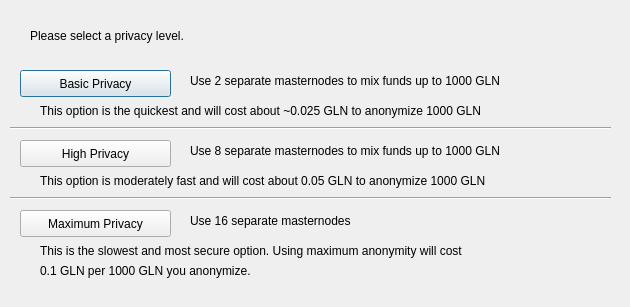
<?xml version="1.0" encoding="UTF-8"?>
<ui version="4.0">
 <class>DarksendConfig</class>
 <widget class="QDialog" name="DarksendConfig">
  <property name="geometry">
   <rect>
    <x>0</x>
    <y>0</y>
    <width>630</width>
    <height>307</height>
   </rect>
  </property>
  <property name="windowTitle">
   <string>Configure Darksend</string>
  </property>
  <widget class="QPushButton" name="buttonBasic">
   <property name="geometry">
    <rect>
     <x>20</x>
     <y>70</y>
     <width>151</width>
     <height>27</height>
    </rect>
   </property>
   <property name="text">
    <string>Basic Privacy</string>
   </property>
  </widget>
  <widget class="QPushButton" name="buttonHigh">
   <property name="geometry">
    <rect>
     <x>20</x>
     <y>140</y>
     <width>151</width>
     <height>27</height>
    </rect>
   </property>
   <property name="text">
    <string>High Privacy</string>
   </property>
  </widget>
  <widget class="QPushButton" name="buttonMax">
   <property name="geometry">
    <rect>
     <x>20</x>
     <y>210</y>
     <width>151</width>
     <height>27</height>
    </rect>
   </property>
   <property name="text">
    <string>Maximum Privacy</string>
   </property>
  </widget>
  <widget class="QLabel" name="label">
   <property name="geometry">
    <rect>
     <x>30</x>
     <y>20</y>
     <width>571</width>
     <height>31</height>
    </rect>
   </property>
   <property name="text">
    <string>Please select a privacy level.</string>
   </property>
  </widget>
  <widget class="QLabel" name="label_2">
   <property name="geometry">
    <rect>
     <x>190</x>
     <y>70</y>
     <width>421</width>
     <height>21</height>
    </rect>
   </property>
   <property name="text">
    <string>Use 2 separate masternodes to mix funds up to 1000 GLN</string>
   </property>
  </widget>
  <widget class="QLabel" name="label_3">
   <property name="geometry">
    <rect>
     <x>190</x>
     <y>140</y>
     <width>411</width>
     <height>21</height>
    </rect>
   </property>
   <property name="text">
    <string>Use 8 separate masternodes to mix funds up to 1000 GLN</string>
   </property>
  </widget>
  <widget class="QLabel" name="label_4">
   <property name="geometry">
    <rect>
     <x>190</x>
     <y>210</y>
     <width>421</width>
     <height>21</height>
    </rect>
   </property>
   <property name="text">
    <string>Use 16 separate masternodes</string>
   </property>
  </widget>
  <widget class="QLabel" name="label_6">
   <property name="geometry">
    <rect>
     <x>40</x>
     <y>100</y>
     <width>561</width>
     <height>21</height>
    </rect>
   </property>
   <property name="text">
    <string>This option is the quickest and will cost about ~0.025 GLN to anonymize 1000 GLN</string>
   </property>
  </widget>
  <widget class="QLabel" name="label_7">
   <property name="geometry">
    <rect>
     <x>40</x>
     <y>170</y>
     <width>561</width>
     <height>21</height>
    </rect>
   </property>
   <property name="text">
    <string>This option is moderately fast and will cost about 0.05 GLN to anonymize 1000 GLN</string>
   </property>
  </widget>
  <widget class="QLabel" name="label_8">
   <property name="geometry">
    <rect>
     <x>40</x>
     <y>240</y>
     <width>561</width>
     <height>21</height>
    </rect>
   </property>
   <property name="text">
    <string>This is the slowest and most secure option. Using maximum anonymity will cost</string>
   </property>
  </widget>
  <widget class="QLabel" name="label_9">
   <property name="geometry">
    <rect>
     <x>40</x>
     <y>260</y>
     <width>561</width>
     <height>21</height>
    </rect>
   </property>
   <property name="text">
    <string>0.1 GLN per 1000 GLN you anonymize.</string>
   </property>
  </widget>
  <widget class="Line" name="line">
   <property name="geometry">
    <rect>
     <x>10</x>
     <y>120</y>
     <width>601</width>
     <height>16</height>
    </rect>
   </property>
   <property name="orientation">
    <enum>Qt::Horizontal</enum>
   </property>
  </widget>
  <widget class="Line" name="line_2">
   <property name="geometry">
    <rect>
     <x>10</x>
     <y>190</y>
     <width>601</width>
     <height>16</height>
    </rect>
   </property>
   <property name="orientation">
    <enum>Qt::Horizontal</enum>
   </property>
  </widget>
 </widget>
 <resources/>
 <connections/>
</ui>
